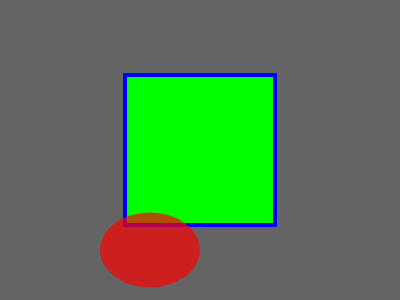
Frame 1 (no input)
Frame 60 (no input): identical to frame 1, image omitted
Frame 120 (the mouse pressed at the canvas centre since frame 60): identical to frame 1, image omitted

The p5.js sketch that drew this single still picture (run headless with seeded random() and noise() and a simulated clock; from frame 60 on, the mouse is pressed at the canvas centre):

// p5.js sketch
// ── sketch.js
// Code Comments
// Code! Programming with p5.js
// The Coding Train / Daniel Shiffman
// https://thecodingtrain.com/beginners/p5js/1.6-code-comments.html
// https://youtu.be/xJcrPJuem5Q
// https://editor.p5js.org/codingtrain/sketches/H1mj3SwD7

// Code Example
// by Daniel Shiffman
// The Coding Train
// http://thecodingtrain.com
// This code is based on everything I learned from
// Lauren McCarthy (creator of p5)
// and Cassie Tarakajian (creator of p5 web editor)

function setup() {
  createCanvas(400, 300);
  print('hello');
}

function draw() {
  background(100);
  rectMode(CENTER);

  // This is the green rectangle in the center
  fill(0, 255, 0);
  stroke(0, 0, 255);
  strokeWeight(4);
  rect(200, 150, 150, 150);

  // Red Circle
  // Later I want to make this circle animate
  fill(255, 0, 0, 175);
  noStroke();
  ellipse(150, 250, 100, 75);
}
